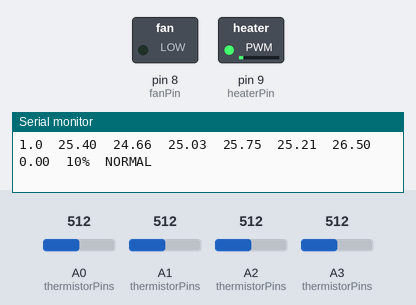
The sketch below on a simulated Arduino Uno, built with avr-gcc and run on an emulated ATmega328P. Parts: switched loads named in the sketch (green lamp = pin HIGH), the last lines printed to the serial monitor. The inputs (shaded band) are chosen by the test bench; at power-on: A0 (thermistorPins) = 512, A1 (thermistorPins) = 512, A2 (thermistorPins) = 512, A3 (thermistorPins) = 512.

Above: at 1.8 s.
1.9 s: A0 (thermistorPins) set to 428
At 2.8 s:
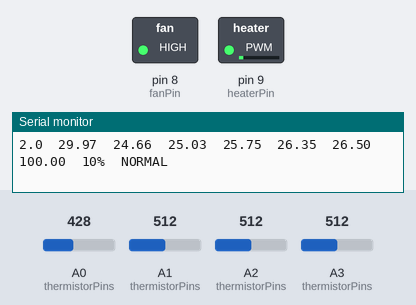
4.5 s: A0 (thermistorPins) set to 409
At 6.2 s:
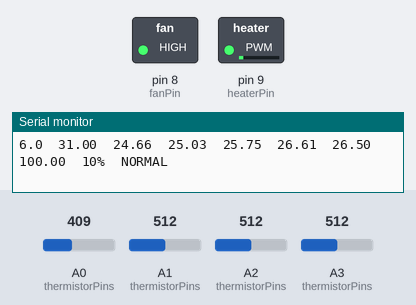
6.5 s: A0 (thermistorPins) set to 716
At 7.8 s:
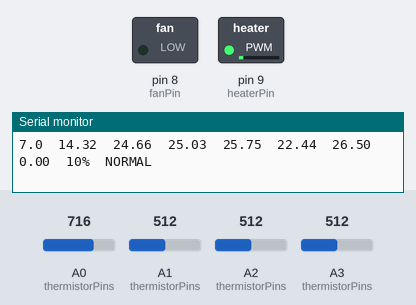
8.5 s: A0 (thermistorPins) set to 306
At 10.5 s:
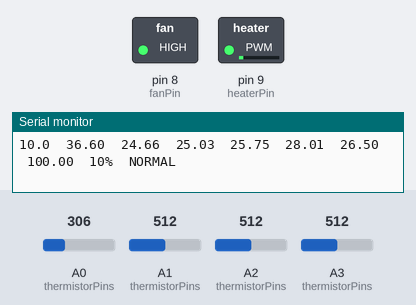
Timing chart, 0 to 11.5 s (numbered marks = the images above; inputs shaded):
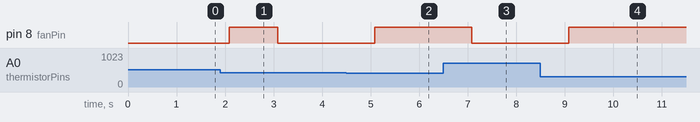

Measured:
- after the input at 1.9 s, pin 8 (fanPin): LOW → HIGH after 0.19 s, → LOW 1.0 s later
- after the input at 4.5 s, pin 8 (fanPin): LOW → HIGH after 0.59 s
- after the input at 6.5 s, pin 8 (fanPin): HIGH → LOW after 0.59 s
- after the input at 8.5 s, pin 8 (fanPin): LOW → HIGH after 0.59 s

The sketch:

PID_cohen.ino
```cpp
const int thermistorPins[4] = {A0, A1, A2, A3};
const int heaterPin = 9;
const int fanPin = 8;  // PWM pin (Uno/Nano)

// Calibration values
const float ADC_26[4] = {501, 493, 500, 509};
const float ADC_31[4] = {409, 422, 438, 448};

// PID parameters: Cohen-Coon
const float Kc = -3005.19;
const float Ti = 2.440729;
const float Td = 0.362319;

// Temperature setpoint (change if required)
const float setpoint = 26.5;

// Heater PWM values
const int heater10 = 26;   // approximately 10%
const int heater50 = 128;  // approximately 50%

// Fan limits
const float fanMin = 0.0;
const float fanMax = 100.0;

const unsigned long sampleInterval = 1000;

unsigned long startTime;
unsigned long lastSample = 0;

float temperatures[4];
float averageTemperature = 0;

float integralError = 0;
float previousTemperature = 0;
float fanOutput = 15.0;

bool firstReading = true;

float readADC(int pin) {
  long total = 0;

  for (int i = 0; i < 10; i++) {
    total += analogRead(pin);
    delay(2);
  }

  return total / 10.0;
}

float calibrateTemperature(float adc, int sensor) {
  return 26.0 +
    (ADC_26[sensor] - adc) * 5.0 /
    (ADC_26[sensor] - ADC_31[sensor]);
}

int percentToPWM(float percentage) {
  return constrain(
    round(percentage * 255.0 / 100.0),
    0, 255
  );
}

void setup() {
  Serial.begin(9600);

  pinMode(heaterPin, OUTPUT);
  pinMode(fanPin, OUTPUT);

  // Initial conditions
  analogWrite(heaterPin, heater10);
  analogWrite(fanPin, percentToPWM(15));

  startTime = millis();

  Serial.println(
    "Time\tT1\tT2\tT3\tT4\tAverage\tSP\tFan%\tHeater%\tStatus"
  );
}

void loop() {

  unsigned long elapsed = millis() - startTime;

  // HEATER DISTURBANCE
  if (elapsed >= 180000 && elapsed < 240000) {
    analogWrite(heaterPin, heater50);
  }
  else {
    analogWrite(heaterPin, heater10);
  }

  // TEMPERATURE SAMPLING AND PID
  if (millis() - lastSample >= sampleInterval) {

    unsigned long currentTime = millis();
    float dt = (currentTime - lastSample) / 1000.0;
    lastSample = currentTime;

    float sum = 0;

    for (int i = 0; i < 4; i++) {
      float adc = readADC(thermistorPins[i]);
      temperatures[i] = calibrateTemperature(adc, i);
      sum += temperatures[i];
    }

    averageTemperature = sum / 4.0;

    // First measurement initialization
    if (firstReading) {
      previousTemperature = averageTemperature;
      firstReading = false;
    }

    // PID calculations
    float error = setpoint - averageTemperature;

    // Derivative on measurement
    float dTdt =
      (averageTemperature - previousTemperature) / dt;

    // Candidate integral
    float candidateIntegral =
      integralError + error * dt;

    // PID output
    float rawOutput =
      Kc * (
        error
        + candidateIntegral / Ti
        - Td * dTdt
      );

    // Anti-windup
    if ((rawOutput >= fanMin && rawOutput <= fanMax) ||
        (rawOutput > fanMax && Kc * error < 0) ||
        (rawOutput < fanMin && Kc * error > 0)) {

      integralError = candidateIntegral;
    }

    // Recalculate PID output
    rawOutput =
      Kc * (
        error
        + integralError / Ti
        - Td * dTdt
      );

    fanOutput = constrain(rawOutput, fanMin, fanMax);

    // Apply fan PWM
    analogWrite(fanPin, percentToPWM(fanOutput));

    previousTemperature = averageTemperature;

    // Serial output
    Serial.print(elapsed / 1000.0, 1);
    Serial.print("\t");

    for (int i = 0; i < 4; i++) {
      Serial.print(temperatures[i], 2);
      Serial.print("\t");
    }

    Serial.print(averageTemperature, 2);
    Serial.print("\t");
    Serial.print(setpoint, 2);
    Serial.print("\t");
    Serial.print(fanOutput, 2);
    Serial.print("\t");

    if (elapsed >= 180000 && elapsed < 240000)
      Serial.print("50%");
    else
      Serial.print("10%");

    Serial.print("\t");

    if (elapsed < 180000)
      Serial.println("NORMAL");
    else if (elapsed < 240000)
      Serial.println("HEATER_DISTURBANCE");
    else
      Serial.println("DISTURBANCE_REMOVED");
  }
}
```
